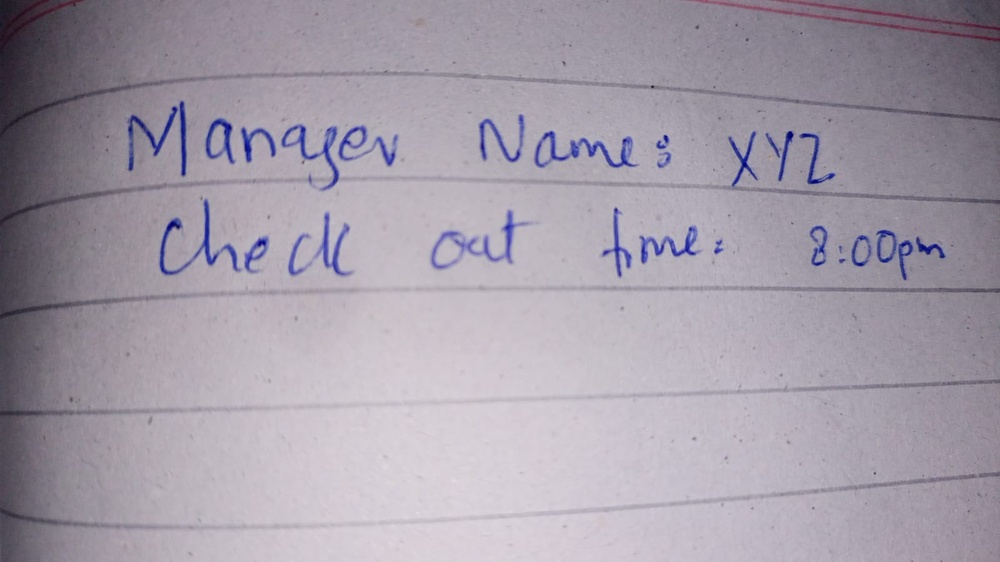
#> input picture Optical_Character_Recognition/WhatsApp Image 2025-01-03 at 17.51.58_681f3d4d.jpg, 1000 x 562 px, shrunk from 1599 x 899 before the run, found by its file name
$ python main.py
#> lines starting #> are read from the running program, lines starting #| are printed output that depends on the picture; after the words box and inside, x2 and y2 are one past the last pixel; in counts of white or black regions, pixels touching at a corner belong together
import cv2
import pytesseract

# Set the Tesseract executable path
pytesseract.pytesseract.tesseract_cmd = r'"D:\Github_desktop\Data_Extraction_And_Analysis\tesseract"\tesseract.exe'

# Load and preprocess the image
image_path = 'D:\Github_desktop\Data_Extraction_And_Analysis\WhatsApp Image 2025-01-03 at 17.51.58_681f3d4d.jpg'  # Replace with your image path
image = cv2.imread(image_path)
#> image is the input picture: shape (562, 1000, 3); mean B, G, R 168.2, 155.8, 163
gray = cv2.cvtColor(image, cv2.COLOR_BGR2GRAY)
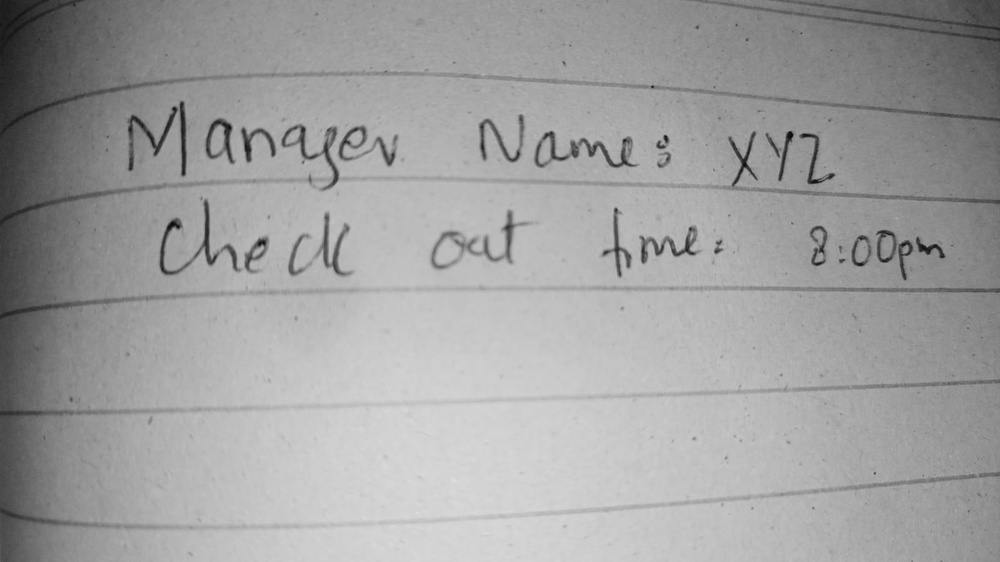
#> gray: shape (562, 1000); min 12, max 223, mean 159.4
thresh = cv2.threshold(gray, 0, 255, cv2.THRESH_BINARY + cv2.THRESH_OTSU)[1]
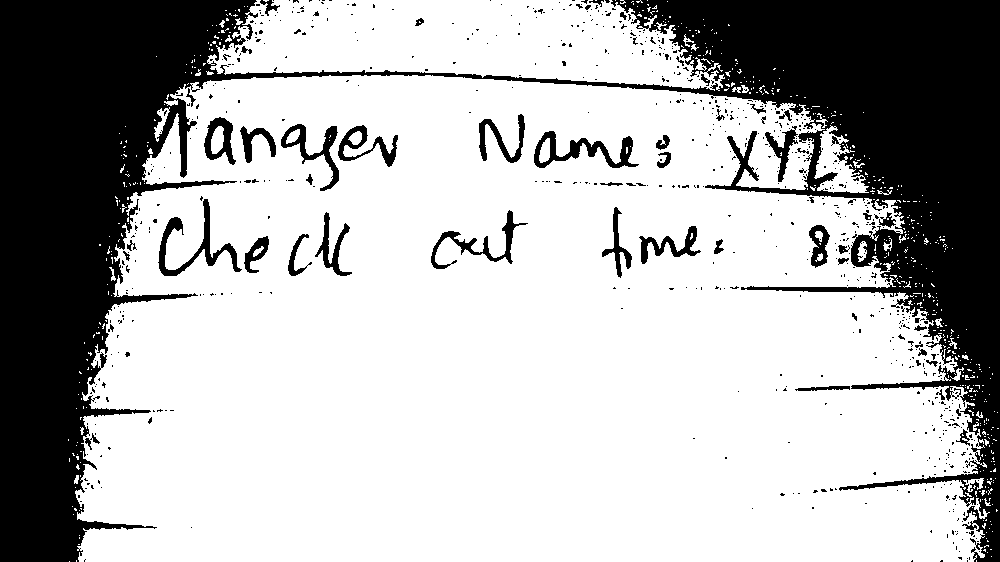
#> thresh: shape (562, 1000); 70.5% white; 742 black regions (688 under 20 px), largest, box (x1, y1, x2, y2) and area: (0, 0, 1000, 562) 150101, (158, 199, 242, 276) 1347, (534, 131, 639, 168) 1306

# Perform OCR
#> (the run stopped early here; a loop or call above may not have finished)
